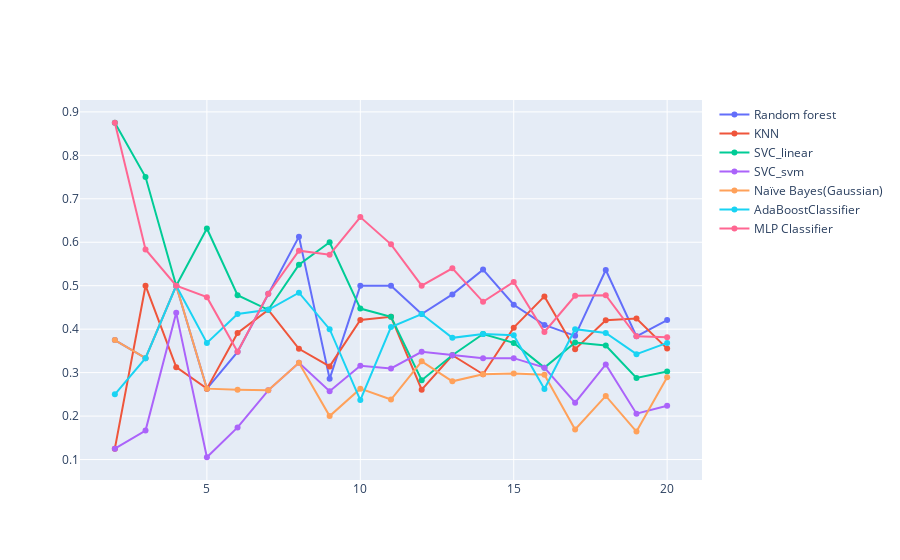

Notebook cell for this chart:
### Code cell
fig = go.Figure()

for i in range(0, 7):
    fig.add_trace(go.Scatter(x=x_data[i], y=y_data[i], mode='lines+markers',
        name=labels[i],
        connectgaps=True,
    ))
fig.show()

### Figure 1 — Plotly figure (JSON) as saved in the notebook; plotly's stock layout.template omitted (floating-point values rounded to 4 significant figures)
{"data": [{"connectgaps": true, "mode": "lines+markers", "name": "Random forest", "type": "scatter", "x": [2, 3, 4, 5, 6, 7, 8, 9, 10, 11, 12, 13, 14, 15, 16, 17, 18, 19, 20], "y": [0.375, 0.3333, 0.5, 0.2632, 0.3478, 0.4815, 0.6129, 0.2857, 0.5, 0.5, 0.4348, 0.48, 0.537, 0.4561, 0.4098, 0.3846, 0.5362, 0.3836, 0.4211]}, {"connectgaps": true, "mode": "lines+markers", "name": "KNN", "type": "scatter", "x": [2, 3, 4, 5, 6, 7, 8, 9, 10, 11, 12, 13, 14, 15, 16, 17, 18, 19, 20], "y": [0.125, 0.5, 0.3125, 0.2632, 0.3913, 0.4444, 0.3548, 0.3143, 0.4211, 0.4286, 0.2609, 0.34, 0.2963, 0.4035, 0.4754, 0.3538, 0.4203, 0.4247, 0.3553]}, {"connectgaps": true, "mode": "lines+markers", "name": "SVC_linear", "type": "scatter", "x": [2, 3, 4, 5, 6, 7, 8, 9, 10, 11, 12, 13, 14, 15, 16, 17, 18, 19, 20], "y": [0.875, 0.75, 0.5, 0.6316, 0.4783, 0.4444, 0.5484, 0.6, 0.4474, 0.4286, 0.2826, 0.34, 0.3889, 0.3684, 0.3115, 0.3692, 0.3623, 0.2877, 0.3026]}, {"connectgaps": true, "mode": "lines+markers", "name": "SVC_svm", "type": "scatter", "x": [2, 3, 4, 5, 6, 7, 8, 9, 10, 11, 12, 13, 14, 15, 16, 17, 18, 19, 20], "y": [0.125, 0.1667, 0.4375, 0.1053, 0.1739, 0.2593, 0.3226, 0.2571, 0.3158, 0.3095, 0.3478, 0.34, 0.3333, 0.3333, 0.3115, 0.2308, 0.3188, 0.2055, 0.2237]}, {"connectgaps": true, "mode": "lines+markers", "name": "Naïve Bayes(Gaussian)", "type": "scatter", "x": [2, 3, 4, 5, 6, 7, 8, 9, 10, 11, 12, 13, 14, 15, 16, 17, 18, 19, 20], "y": [0.375, 0.3333, 0.5, 0.2632, 0.2609, 0.2593, 0.3226, 0.2, 0.2632, 0.2381, 0.3261, 0.28, 0.2963, 0.2982, 0.2951, 0.1692, 0.2464, 0.1644, 0.2895]}, {"connectgaps": true, "mode": "lines+markers", "name": "AdaBoostClassifier", "type": "scatter", "x": [2, 3, 4, 5, 6, 7, 8, 9, 10, 11, 12, 13, 14, 15, 16, 17, 18, 19, 20], "y": [0.25, 0.3333, 0.5, 0.3684, 0.4348, 0.4444, 0.4839, 0.4, 0.2368, 0.4048, 0.4348, 0.38, 0.3889, 0.386, 0.2623, 0.4, 0.3913, 0.3425, 0.3684]}, {"connectgaps": true, "mode": "lines+markers", "name": "MLP Classifier", "type": "scatter", "x": [2, 3, 4, 5, 6, 7, 8, 9, 10, 11, 12, 13, 14, 15, 16, 17, 18, 19, 20], "y": [0.875, 0.5833, 0.5, 0.4737, 0.3478, 0.4815, 0.5806, 0.5714, 0.6579, 0.5952, 0.5, 0.54, 0.463, 0.5088, 0.3934, 0.4769, 0.4783, 0.3836, 0.3816]}], "layout": {"autosize": true, "xaxis": {"autorange": true, "range": [0.9138, 21.09], "type": "linear"}, "yaxis": {"autorange": true, "range": [0.04174, 0.9385], "type": "linear"}}}
